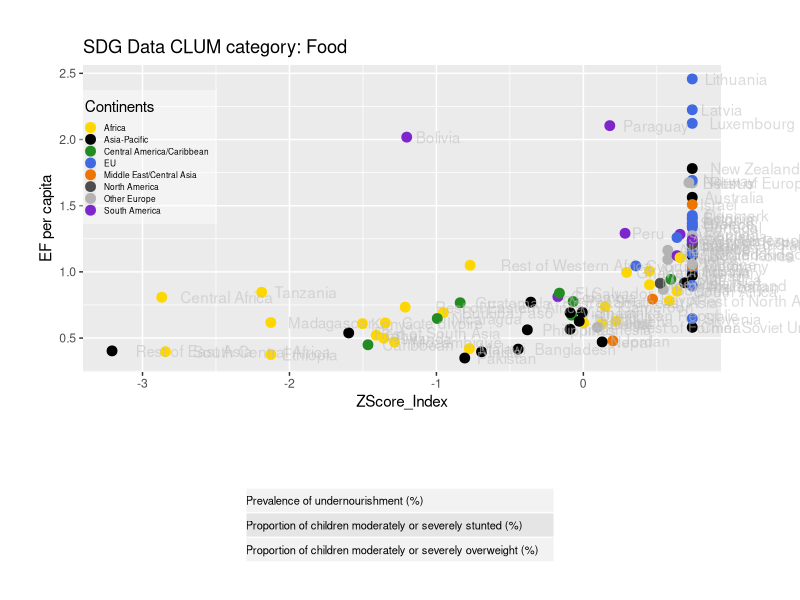
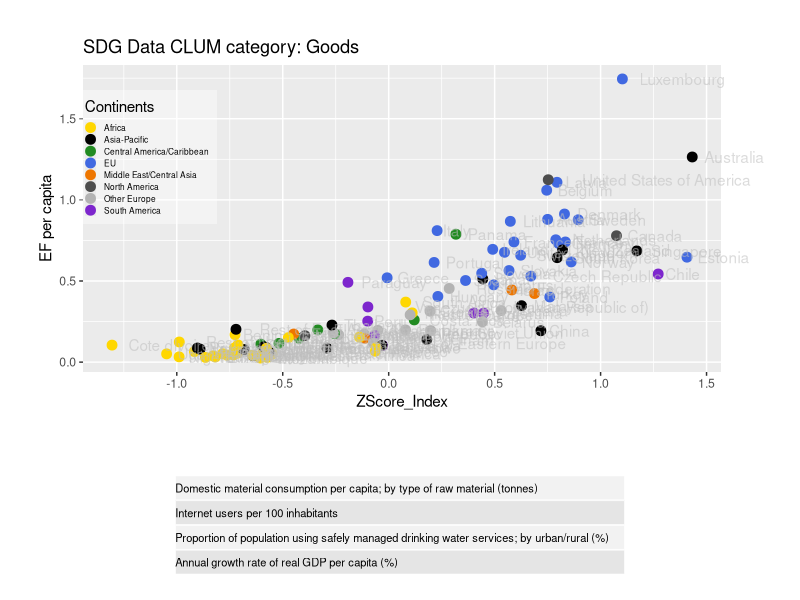
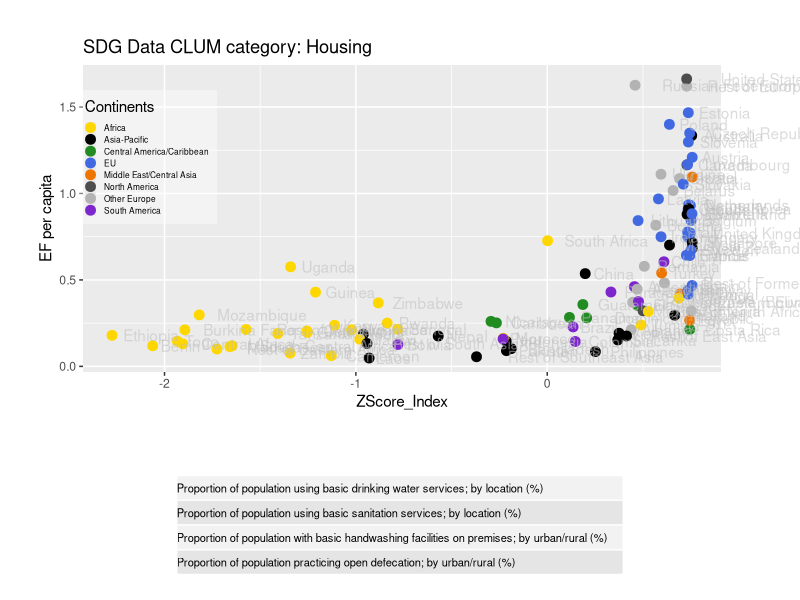

R code for these plots, in order: (Note: this script raises an error after producing the figures.)
## ---- chunk 1
knitr::opts_chunk$set(echo=FALSE, warning=FALSE, message=FALSE,fig.width=12, fig.height=8)

"Note that the `echo = FALSE` parameter was added to the code chunk to prevent printing of the R code that generated the plot."
library(ggplot2)
library(grid)
library(gridExtra)
## ---- chunk 2
#Set the minimum QScore to be included in the data
QScoreMin <- 4
#Pull the data from csv files
EFWBData <- read.csv("NFA_WB_2017_CLUM.csv")
EFSDGData <- read.csv("NFA_SDG_2017_CLUM.csv")
IndicatorsDownloaded <- read.csv("IndicatorsDLed.csv")
SDGIndicatorsDownloaded <- read.csv("SDGIndicatorsDownloaded.csv")
AllSDGiList <- read.csv("AllSDGiList.csv")

#subetted data to plot
EFWBData11 <- subset(EFWBData, (EFWBData$year == 2011 & EFWBData$QScore > QScoreMin))
EFSDGData11 <- subset(EFSDGData,(EFSDGData$year == 2011 & EFSDGData$QScore > QScoreMin))

EFWBData11.Food <- subset(EFWBData11, EFWBData11$clum7_name == "Food")
EFWBData11.Goods <- subset(EFWBData11, EFWBData11$clum7_name == "Goods")
EFWBData11.Government <- subset(EFWBData11, EFWBData11$clum7_name == "Government")
EFWBData11.Housing <- subset(EFWBData11, EFWBData11$clum7_name == "Housing")
EFWBData11.PersonalTransportation <- subset(EFWBData11, EFWBData11$clum7_name == "Personal Transportation")
EFWBData11.Services <- subset(EFWBData11, EFWBData11$clum7_name == "Services")

EFSDGData11.Food <- subset(EFSDGData11, EFSDGData11$clum7_name == "Food")
EFSDGData11.Goods <- subset(EFSDGData11, EFSDGData11$clum7_name == "Goods")
EFSDGData11.Government <- subset(EFSDGData11, EFSDGData11$clum7_name == "Government")
EFSDGData11.GrossFixedCapitalFormation <- subset(EFSDGData11, EFSDGData11$clum7_name == "Gross Fixed Capital Formation")
EFSDGData11.Housing <- subset(EFSDGData11, EFSDGData11$clum7_name == "Housing")
EFSDGData11.PersonalTransportation <- subset(EFSDGData11, EFSDGData11$clum7_name == "Personal Transportation")
EFSDGData11.Services <- subset(EFSDGData11, EFSDGData11$clum7_name == "Services")

plotfunc <- function(data, title, CLUMcat, IndDL, height1, height2){
  myColors <-   c("gold","black", "forestgreen", "royalblue", "darkorange2", "grey30", "grey70", "purple3")
  names(myColors) <- levels(data$Continents)
  colScale <- scale_colour_manual(name = "Continents",values = myColors)
  p <- ggplot(data, aes(ZScore_Index, total , colour = Continents)) +
    geom_point(size = 3) +
    geom_text(label = data$GTAP_name,hjust=-.2, alpha=0.55, colour="grey") +
    colScale +
    labs(title = paste(title,"CLUM category:",data$clum7_name), y = "EF per capita") +
    theme(plot.margin = unit(c(1,2,1,1),"cm"), legend.position = c(.1,.7),
          legend.text = element_text(colour="black", size=6),
          legend.key.size = unit(.05,"cm"),
          legend.background = element_rect(fill=alpha ("white",0.4))) 
  gt <- ggplot_gtable(ggplot_build(p)) 
  gt$layout$clip[gt$layout$name == "panel"] <- "off" 
  
  
  tb <- tableGrob(subset(IndDL[,3],IndDL$CLUM==CLUMcat),
                  theme = ttheme_default(base_size=8,
                                         core = list(fg_params=list(hjust=0, x=0))))
  
  # plotname <- paste("Plots/",deparse(substitute(data)),".pdf", sep ="")
  # pdf(plotname,width=12,height=9,onefile = FALSE)
  # dev.off
  grid.newpage()
  grid.arrange(gt, tb, nrow=2, heights = c(height1, height2))
  #dev.off()
}
## ---- chunk 3
plotfunc(EFSDGData11.Food,"SDG Data", "Food", SDGIndicatorsDownloaded, 1.5, .5)
## ---- chunk 4
plotfunc(EFSDGData11.Goods,"SDG Data", "Goods",SDGIndicatorsDownloaded, 1.5, .5)
## ---- chunk 5
plotfunc(EFSDGData11.Housing,"SDG Data", "Housing", SDGIndicatorsDownloaded, 1.5, .5)
## ---- chunk 6

plotfunc(EFSDGData11.Services,"SDG Data", "Serivces", SDGIndicatorsDownloaded, 1.5, .5)
## ---- chunk 7

plotfunc(EFSDGData11.PersonalTransportation,"SDG Data", "Transport", SDGIndicatorsDownloaded, 1.5, .5)
## ---- chunk 8

plotfunc(EFWBData11.Government,"World Bank Data", "Government",IndicatorsDownloaded, 1, 1)

## ---- chunk 9

plotfunc(EFSDGData11.GrossFixedCapitalFormation,"SDG Data", "GFCF", SDGIndicatorsDownloaded, 1.5, .5)
## ---- chunk 10
#library(magrittr)
knitr::kable(AllSDGiList[AllSDGiList$timePeriodStart==2011,1:3], row.names = FALSE) #%>%
#  kableExtra::column_spec(3, width = "10cm")
